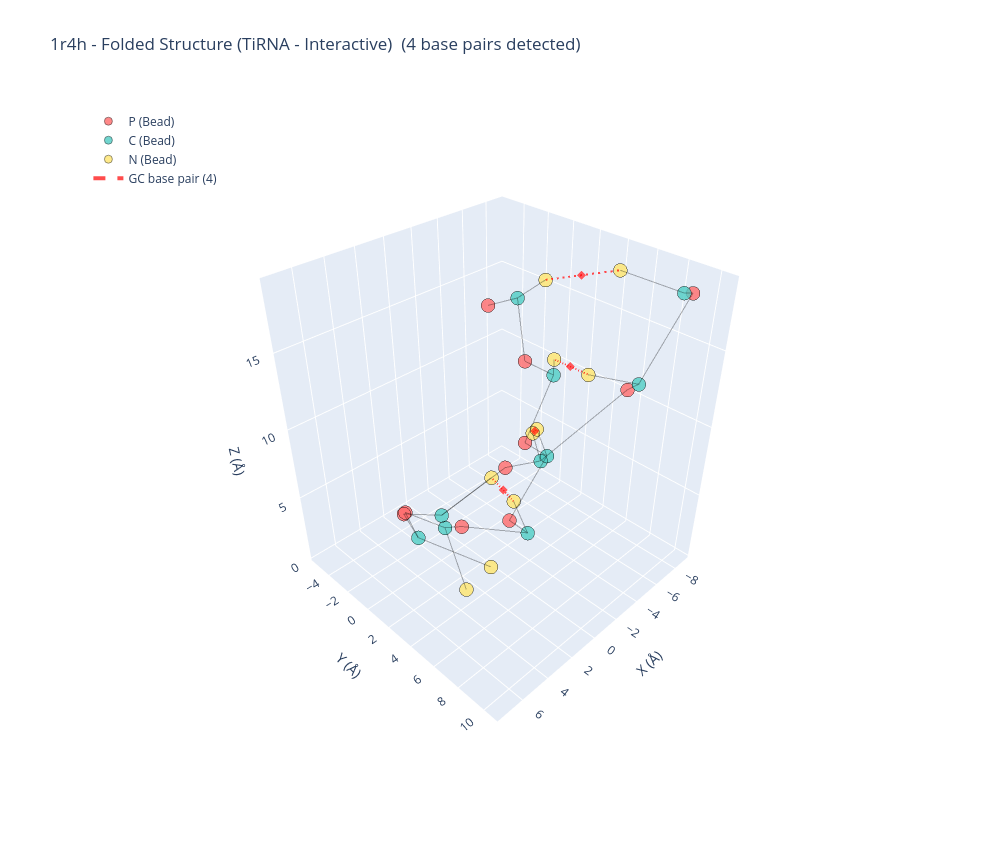
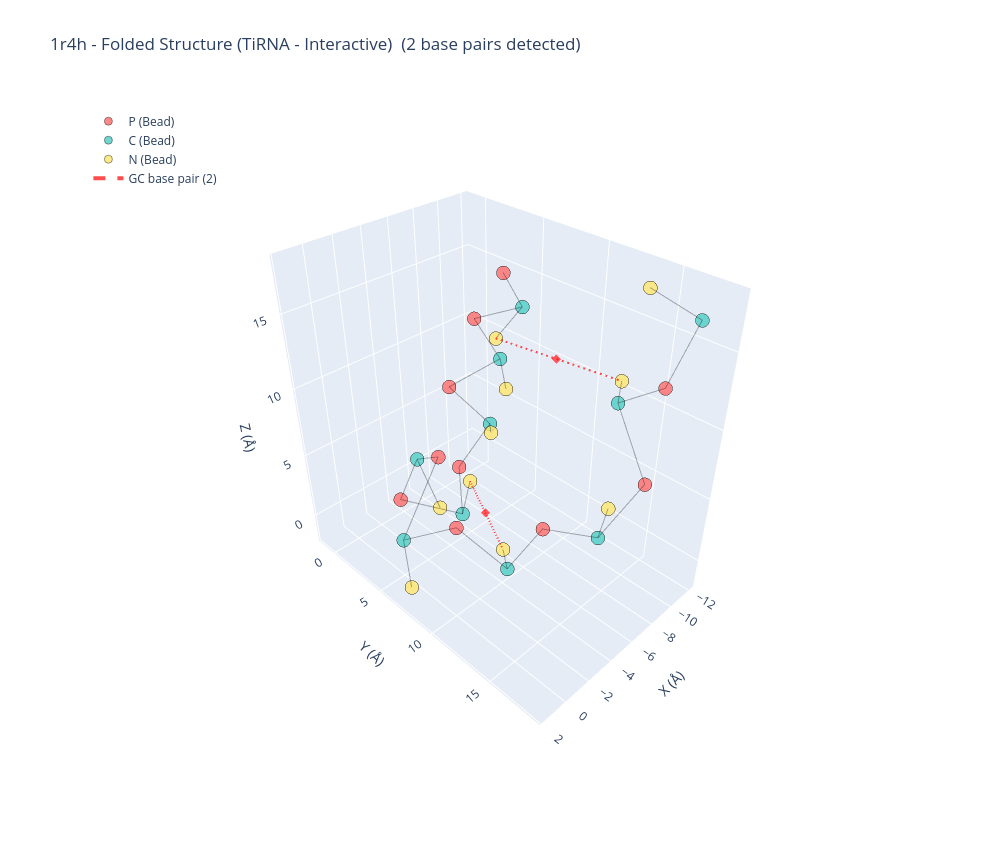

Notebook code cell kept with these figures, in order:
### Code cell
if __name__ == "__main__":
    main()

### Figure 1 — Plotly figure (JSON) as saved in the notebook; plotly's stock layout.template omitted (floating-point values rounded to 4 significant figures)
{"data": [{"hoverinfo": "text", "marker": {"color": "#FF6B6B", "line": {"color": "black", "width": 0.5}, "opacity": 0.8, "size": 8}, "mode": "markers", "name": "P (Bead)", "text": ["P_A_1", "P_A_2", "P_A_3", "P_A_4", "P_A_5", "P_A_6", "P_A_7", "P_A_8", "P_A_9", "P_A_10"], "type": "scatter3d", "x": [-7.598, -8.789, -6.773, -3.372, 0.02767, 4.505, 7.373, 4.565, -1.385, -7.156], "y": [-5.414, -3.103, -1.068, 0.8247, -0.1723, -0.02267, 3.753, 8.218, 10.51, 9.856], "z": [12.61, 8.842, 4.107, 0.3873, 1.351, 5.371, 9.312, 13.19, 15.87, 18.74]}, {"hoverinfo": "text", "marker": {"color": "#4ECDC4", "line": {"color": "black", "width": 0.5}, "opacity": 0.8, "size": 8}, "mode": "markers", "name": "C (Bead)", "text": ["C_A_1", "C_A_2", "C_A_3", "C_A_4", "C_A_5", "C_A_6", "C_A_7", "C_A_8", "C_A_9", "C_A_10"], "type": "scatter3d", "x": [-8.418, -8.897, -6.392, -2.657, 1.391, 5.247, 6.213, 2.306, -3.331, -8.716], "y": [-3.519, -0.5968, 1.291, 3.155, -0.2148, 2.009, 5.351, 8.417, 9.811, 8.407], "z": [13.51, 8.772, 4.427, 1.206, 2.082, 5.181, 9.49, 12.48, 15.03, 17.74]}, {"hoverinfo": "text", "marker": {"color": "#FFE66D", "line": {"color": "black", "width": 0.5}, "opacity": 0.8, "size": 8}, "mode": "markers", "name": "N (Bead)", "text": ["N_A_1", "N_A_2", "N_A_3", "N_A_4", "N_A_5", "N_A_6", "N_A_7", "N_A_8", "N_A_9", "N_A_10"], "type": "scatter3d", "x": [-7.089, -6.239, -3.964, -1.263, 3.172, 3.362, 1.63, -0.08683, -3.718, -7.536], "y": [0.01067, 1.673, 2.486, 3.211, 3.61, 5.944, 4.272, 5.672, 6.287, 4.986], "z": [16.32, 11.97, 8.367, 4.721, 0.6864, 4.316, 8.753, 11.59, 13.92, 18.34]}, {"hoverinfo": "none", "line": {"color": "rgba(0,0,0,0.3)", "width": 2}, "mode": "lines", "showlegend": false, "type": "scatter3d", "x": [-7.598, -8.418], "y": [-5.414, -3.519], "z": [12.61, 13.51]}, {"hoverinfo": "none", "line": {"color": "rgba(0,0,0,0.3)", "width": 2}, "mode": "lines", "showlegend": false, "type": "scatter3d", "x": [-8.418, -7.089], "y": [-3.519, 0.01067], "z": [13.51, 16.32]}, {"hoverinfo": "none", "line": {"color": "rgba(0,0,0,0.3)", "width": 2}, "mode": "lines", "showlegend": false, "type": "scatter3d", "x": [-8.789, -8.897], "y": [-3.103, -0.5968], "z": [8.842, 8.772]}, {"hoverinfo": "none", "line": {"color": "rgba(0,0,0,0.3)", "width": 2}, "mode": "lines", "showlegend": false, "type": "scatter3d", "x": [-8.897, -6.239], "y": [-0.5968, 1.673], "z": [8.772, 11.97]}, {"hoverinfo": "none", "line": {"color": "rgba(0,0,0,0.3)", "width": 2}, "mode": "lines", "showlegend": false, "type": "scatter3d", "x": [-6.773, -6.392], "y": [-1.068, 1.291], "z": [4.107, 4.427]}, {"hoverinfo": "none", "line": {"color": "rgba(0,0,0,0.3)", "width": 2}, "mode": "lines", "showlegend": false, "type": "scatter3d", "x": [-6.392, -3.964], "y": [1.291, 2.486], "z": [4.427, 8.367]}, {"hoverinfo": "none", "line": {"color": "rgba(0,0,0,0.3)", "width": 2}, "mode": "lines", "showlegend": false, "type": "scatter3d", "x": [-3.372, -2.657], "y": [0.8247, 3.155], "z": [0.3873, 1.206]}, {"hoverinfo": "none", "line": {"color": "rgba(0,0,0,0.3)", "width": 2}, "mode": "lines", "showlegend": false, "type": "scatter3d", "x": [-2.657, -1.263], "y": [3.155, 3.211], "z": [1.206, 4.721]}, {"hoverinfo": "none", "line": {"color": "rgba(0,0,0,0.3)", "width": 2}, "mode": "lines", "showlegend": false, "type": "scatter3d", "x": [0.02767, 1.391], "y": [-0.1723, -0.2148], "z": [1.351, 2.082]}, {"hoverinfo": "none", "line": {"color": "rgba(0,0,0,0.3)", "width": 2}, "mode": "lines", "showlegend": false, "type": "scatter3d", "x": [1.391, 3.172], "y": [-0.2148, 3.61], "z": [2.082, 0.6864]}, {"hoverinfo": "none", "line": {"color": "rgba(0,0,0,0.3)", "width": 2}, "mode": "lines", "showlegend": false, "type": "scatter3d", "x": [4.505, 5.247], "y": [-0.02267, 2.009], "z": [5.371, 5.181]}, {"hoverinfo": "none", "line": {"color": "rgba(0,0,0,0.3)", "width": 2}, "mode": "lines", "showlegend": false, "type": "scatter3d", "x": [5.247, 3.362], "y": [2.009, 5.944], "z": [5.181, 4.316]}, {"hoverinfo": "none", "line": {"color": "rgba(0,0,0,0.3)", "width": 2}, "mode": "lines", "showlegend": false, "type": "scatter3d", "x": [7.373, 6.213], "y": [3.753, 5.351], "z": [9.312, 9.49]}, {"hoverinfo": "none", "line": {"color": "rgba(0,0,0,0.3)", "width": 2}, "mode": "lines", "showlegend": false, "type": "scatter3d", "x": [6.213, 1.63], "y": [5.351, 4.272], "z": [9.49, 8.753]}, {"hoverinfo": "none", "line": {"color": "rgba(0,0,0,0.3)", "width": 2}, "mode": "lines", "showlegend": false, "type": "scatter3d", "x": [4.565, 2.306], "y": [8.218, 8.417], "z": [13.19, 12.48]}, {"hoverinfo": "none", "line": {"color": "rgba(0,0,0,0.3)", "width": 2}, "mode": "lines", "showlegend": false, "type": "scatter3d", "x": [2.306, -0.08683], "y": [8.417, 5.672], "z": [12.48, 11.59]}, {"hoverinfo": "none", "line": {"color": "rgba(0,0,0,0.3)", "width": 2}, "mode": "lines", "showlegend": false, "type": "scatter3d", "x": [-1.385, -3.331], "y": [10.51, 9.811], "z": [15.87, 15.03]}, {"hoverinfo": "none", "line": {"color": "rgba(0,0,0,0.3)", "width": 2}, "mode": "lines", "showlegend": false, "type": "scatter3d", "x": [-3.331, -3.718], "y": [9.811, 6.287], "z": [15.03, 13.92]}, {"hoverinfo": "none", "line": {"color": "rgba(0,0,0,0.3)", "width": 2}, "mode": "lines", "showlegend": false, "type": "scatter3d", "x": [-7.156, -8.716], "y": [9.856, 8.407], "z": [18.74, 17.74]}, {"hoverinfo": "none", "line": {"color": "rgba(0,0,0,0.3)", "width": 2}, "mode": "lines", "showlegend": false, "type": "scatter3d", "x": [-8.716, -7.536], "y": [8.407, 4.986], "z": [17.74, 18.34]}, {"hoverinfo": "none", "line": {"color": "rgba(0,0,0,0.3)", "width": 2}, "mode": "lines", "showlegend": false, "type": "scatter3d", "x": [-8.418, -8.789], "y": [-3.519, -3.103], "z": [13.51, 8.842]}, {"hoverinfo": "none", "line": {"color": "rgba(0,0,0,0.3)", "width": 2}, "mode": "lines", "showlegend": false, "type": "scatter3d", "x": [-8.897, -6.773], "y": [-0.5968, -1.068], "z": [8.772, 4.107]}, {"hoverinfo": "none", "line": {"color": "rgba(0,0,0,0.3)", "width": 2}, "mode": "lines", "showlegend": false, "type": "scatter3d", "x": [-6.392, -3.372], "y": [1.291, 0.8247], "z": [4.427, 0.3873]}, {"hoverinfo": "none", "line": {"color": "rgba(0,0,0,0.3)", "width": 2}, "mode": "lines", "showlegend": false, "type": "scatter3d", "x": [-2.657, 0.02767], "y": [3.155, -0.1723], "z": [1.206, 1.351]}, {"hoverinfo": "none", "line": {"color": "rgba(0,0,0,0.3)", "width": 2}, "mode": "lines", "showlegend": false, "type": "scatter3d", "x": [1.391, 4.505], "y": [-0.2148, -0.02267], "z": [2.082, 5.371]}, {"hoverinfo": "none", "line": {"color": "rgba(0,0,0,0.3)", "width": 2}, "mode": "lines", "showlegend": false, "type": "scatter3d", "x": [5.247, 7.373], "y": [2.009, 3.753], "z": [5.181, 9.312]}, {"hoverinfo": "none", "line": {"color": "rgba(0,0,0,0.3)", "width": 2}, "mode": "lines", "showlegend": false, "type": "scatter3d", "x": [6.213, 4.565], "y": [5.351, 8.218], "z": [9.49, 13.19]}, {"hoverinfo": "none", "line": {"color": "rgba(0,0,0,0.3)", "width": 2}, "mode": "lines", "showlegend": false, "type": "scatter3d", "x": [2.306, -1.385], "y": [8.417, 10.51], "z": [12.48, 15.87]}, {"hoverinfo": "none", "line": {"color": "rgba(0,0,0,0.3)", "width": 2}, "mode": "lines", "showlegend": false, "type": "scatter3d", "x": [-3.331, -7.156], "y": [9.811, 9.856], "z": [15.03, 18.74]}, {"hoverinfo": "text", "hovertext": "GC pair", "line": {"color": "rgba(255, 0, 0, 0.7)", "dash": "dash", "width": 4}, "mode": "lines", "name": "GC base pair (4)", "showlegend": true, "type": "scatter3d", "x": [-1.263, 1.63, null, -7.089, -7.536, null, -6.239, -3.718, null, -3.964, -0.08683, null], "y": [3.211, 4.272, null, 0.01067, 4.986, null, 1.673, 6.287, null, 2.486, 5.672, null], "z": [4.721, 8.753, null, 16.32, 18.34, null, 11.97, 13.92, null, 8.367, 11.59, null]}, {"hoverinfo": "text", "marker": {"color": "rgba(255, 0, 0, 0.7)", "opacity": 0.9, "size": 3, "symbol": "diamond"}, "mode": "markers", "showlegend": false, "text": ["C4 – G7<br>Type: GC<br>N–N dist: 5.08 Å"], "type": "scatter3d", "x": [0.1834], "y": [3.741], "z": [6.737]}, {"hoverinfo": "text", "marker": {"color": "rgba(255, 0, 0, 0.7)", "opacity": 0.9, "size": 3, "symbol": "diamond"}, "mode": "markers", "showlegend": false, "text": ["G1 – C10<br>Type: GC<br>N–N dist: 5.39 Å"], "type": "scatter3d", "x": [-7.312], "y": [2.498], "z": [17.33]}, {"hoverinfo": "text", "marker": {"color": "rgba(255, 0, 0, 0.7)", "opacity": 0.9, "size": 3, "symbol": "diamond"}, "mode": "markers", "showlegend": false, "text": ["G2 – C9<br>Type: GC<br>N–N dist: 5.61 Å"], "type": "scatter3d", "x": [-4.978], "y": [3.98], "z": [12.94]}, {"hoverinfo": "text", "marker": {"color": "rgba(255, 0, 0, 0.7)", "opacity": 0.9, "size": 3, "symbol": "diamond"}, "mode": "markers", "showlegend": false, "text": ["G3 – C8<br>Type: GC<br>N–N dist: 5.96 Å"], "type": "scatter3d", "x": [-2.025], "y": [4.079], "z": [9.976]}], "layout": {"height": 850, "legend": {"bgcolor": "rgba(255,255,255,0.8)", "x": 0.01, "xanchor": "left", "y": 0.99, "yanchor": "top"}, "scene": {"camera": {"eye": {"x": 1.5, "y": 1.5, "z": 1.5}}, "xaxis": {"title": {"text": "X (Å)"}}, "yaxis": {"title": {"text": "Y (Å)"}}, "zaxis": {"title": {"text": "Z (Å)"}}}, "showlegend": true, "title": {"text": "1r4h - Folded Structure (TiRNA - Interactive)  (4 base pairs detected)"}, "width": 1000}}

### Figure 2 — Plotly figure (JSON) as saved in the notebook; plotly's stock layout.template omitted (floating-point values rounded to 4 significant figures)
{"data": [{"hoverinfo": "text", "marker": {"color": "#FF6B6B", "line": {"color": "black", "width": 0.5}, "opacity": 0.8, "size": 8}, "mode": "markers", "name": "P (Bead)", "text": ["P_A_1", "P_A_2", "P_A_3", "P_A_4", "P_A_5", "P_A_6", "P_A_7", "P_A_8", "P_A_9", "P_A_10"], "type": "scatter3d", "x": [-11.9, -11.32, -9.781, -8.264, -2.607, -3.021, 0.7082, -1.651, -6.144, -6.946], "y": [2.194, -0.01941, -1.141, 1.347, 1.648, 5.386, 11.12, 15.33, 18.35, 18.29], "z": [14.4, 10.52, 5.234, 0.1849, 0.6246, 5.992, 6.157, 7.237, 9.401, 14.94]}, {"hoverinfo": "text", "marker": {"color": "#4ECDC4", "line": {"color": "black", "width": 0.5}, "opacity": 0.8, "size": 8}, "mode": "markers", "name": "C (Bead)", "text": ["C_A_1", "C_A_2", "C_A_3", "C_A_4", "C_A_5", "C_A_6", "C_A_7", "C_A_8", "C_A_9", "C_A_10"], "type": "scatter3d", "x": [-11.2, -12.07, -10.61, -6.338, -2.932, 1.418, -0.6609, -3.898, -6.868, -10.87], "y": [4.592, 1.739, 2.174, 3.722, 3.375, 7.126, 13.71, 17.3, 15.64, 17.48], "z": [13.05, 7.791, 3.241, -1.666, 4.798, 3.099, 3.885, 6.436, 12.9, 16.92]}, {"hoverinfo": "text", "marker": {"color": "#FFE66D", "line": {"color": "black", "width": 0.5}, "opacity": 0.8, "size": 8}, "mode": "markers", "name": "N (Bead)", "text": ["N_A_1", "N_A_2", "N_A_3", "N_A_4", "N_A_5", "N_A_6", "N_A_7", "N_A_8", "N_A_9", "N_A_10"], "type": "scatter3d", "x": [-8.037, -9.787, -8.356, -6.739, -2.825, 1.671, -2.595, -6.712, -9.774, -10.17], "y": [5.406, 4.565, 4.576, 4.159, 5.538, 7.864, 11.46, 15.8, 13.7, 14.61], "z": [12.33, 7.584, 4.779, 1.309, 2.114, -0.125, 2.568, 5.878, 12.14, 18.0]}, {"hoverinfo": "none", "line": {"color": "rgba(0,0,0,0.3)", "width": 2}, "mode": "lines", "showlegend": false, "type": "scatter3d", "x": [-11.9, -11.2], "y": [2.194, 4.592], "z": [14.4, 13.05]}, {"hoverinfo": "none", "line": {"color": "rgba(0,0,0,0.3)", "width": 2}, "mode": "lines", "showlegend": false, "type": "scatter3d", "x": [-11.2, -8.037], "y": [4.592, 5.406], "z": [13.05, 12.33]}, {"hoverinfo": "none", "line": {"color": "rgba(0,0,0,0.3)", "width": 2}, "mode": "lines", "showlegend": false, "type": "scatter3d", "x": [-11.32, -12.07], "y": [-0.01941, 1.739], "z": [10.52, 7.791]}, {"hoverinfo": "none", "line": {"color": "rgba(0,0,0,0.3)", "width": 2}, "mode": "lines", "showlegend": false, "type": "scatter3d", "x": [-12.07, -9.787], "y": [1.739, 4.565], "z": [7.791, 7.584]}, {"hoverinfo": "none", "line": {"color": "rgba(0,0,0,0.3)", "width": 2}, "mode": "lines", "showlegend": false, "type": "scatter3d", "x": [-9.781, -10.61], "y": [-1.141, 2.174], "z": [5.234, 3.241]}, {"hoverinfo": "none", "line": {"color": "rgba(0,0,0,0.3)", "width": 2}, "mode": "lines", "showlegend": false, "type": "scatter3d", "x": [-10.61, -8.356], "y": [2.174, 4.576], "z": [3.241, 4.779]}, {"hoverinfo": "none", "line": {"color": "rgba(0,0,0,0.3)", "width": 2}, "mode": "lines", "showlegend": false, "type": "scatter3d", "x": [-8.264, -6.338], "y": [1.347, 3.722], "z": [0.1849, -1.666]}, {"hoverinfo": "none", "line": {"color": "rgba(0,0,0,0.3)", "width": 2}, "mode": "lines", "showlegend": false, "type": "scatter3d", "x": [-6.338, -6.739], "y": [3.722, 4.159], "z": [-1.666, 1.309]}, {"hoverinfo": "none", "line": {"color": "rgba(0,0,0,0.3)", "width": 2}, "mode": "lines", "showlegend": false, "type": "scatter3d", "x": [-2.607, -2.932], "y": [1.648, 3.375], "z": [0.6246, 4.798]}, {"hoverinfo": "none", "line": {"color": "rgba(0,0,0,0.3)", "width": 2}, "mode": "lines", "showlegend": false, "type": "scatter3d", "x": [-2.932, -2.825], "y": [3.375, 5.538], "z": [4.798, 2.114]}, {"hoverinfo": "none", "line": {"color": "rgba(0,0,0,0.3)", "width": 2}, "mode": "lines", "showlegend": false, "type": "scatter3d", "x": [-3.021, 1.418], "y": [5.386, 7.126], "z": [5.992, 3.099]}, {"hoverinfo": "none", "line": {"color": "rgba(0,0,0,0.3)", "width": 2}, "mode": "lines", "showlegend": false, "type": "scatter3d", "x": [1.418, 1.671], "y": [7.126, 7.864], "z": [3.099, -0.125]}, {"hoverinfo": "none", "line": {"color": "rgba(0,0,0,0.3)", "width": 2}, "mode": "lines", "showlegend": false, "type": "scatter3d", "x": [0.7082, -0.6609], "y": [11.12, 13.71], "z": [6.157, 3.885]}, {"hoverinfo": "none", "line": {"color": "rgba(0,0,0,0.3)", "width": 2}, "mode": "lines", "showlegend": false, "type": "scatter3d", "x": [-0.6609, -2.595], "y": [13.71, 11.46], "z": [3.885, 2.568]}, {"hoverinfo": "none", "line": {"color": "rgba(0,0,0,0.3)", "width": 2}, "mode": "lines", "showlegend": false, "type": "scatter3d", "x": [-1.651, -3.898], "y": [15.33, 17.3], "z": [7.237, 6.436]}, {"hoverinfo": "none", "line": {"color": "rgba(0,0,0,0.3)", "width": 2}, "mode": "lines", "showlegend": false, "type": "scatter3d", "x": [-3.898, -6.712], "y": [17.3, 15.8], "z": [6.436, 5.878]}, {"hoverinfo": "none", "line": {"color": "rgba(0,0,0,0.3)", "width": 2}, "mode": "lines", "showlegend": false, "type": "scatter3d", "x": [-6.144, -6.868], "y": [18.35, 15.64], "z": [9.401, 12.9]}, {"hoverinfo": "none", "line": {"color": "rgba(0,0,0,0.3)", "width": 2}, "mode": "lines", "showlegend": false, "type": "scatter3d", "x": [-6.868, -9.774], "y": [15.64, 13.7], "z": [12.9, 12.14]}, {"hoverinfo": "none", "line": {"color": "rgba(0,0,0,0.3)", "width": 2}, "mode": "lines", "showlegend": false, "type": "scatter3d", "x": [-6.946, -10.87], "y": [18.29, 17.48], "z": [14.94, 16.92]}, {"hoverinfo": "none", "line": {"color": "rgba(0,0,0,0.3)", "width": 2}, "mode": "lines", "showlegend": false, "type": "scatter3d", "x": [-10.87, -10.17], "y": [17.48, 14.61], "z": [16.92, 18.0]}, {"hoverinfo": "none", "line": {"color": "rgba(0,0,0,0.3)", "width": 2}, "mode": "lines", "showlegend": false, "type": "scatter3d", "x": [-11.2, -11.32], "y": [4.592, -0.01941], "z": [13.05, 10.52]}, {"hoverinfo": "none", "line": {"color": "rgba(0,0,0,0.3)", "width": 2}, "mode": "lines", "showlegend": false, "type": "scatter3d", "x": [-12.07, -9.781], "y": [1.739, -1.141], "z": [7.791, 5.234]}, {"hoverinfo": "none", "line": {"color": "rgba(0,0,0,0.3)", "width": 2}, "mode": "lines", "showlegend": false, "type": "scatter3d", "x": [-10.61, -8.264], "y": [2.174, 1.347], "z": [3.241, 0.1849]}, {"hoverinfo": "none", "line": {"color": "rgba(0,0,0,0.3)", "width": 2}, "mode": "lines", "showlegend": false, "type": "scatter3d", "x": [-6.338, -2.607], "y": [3.722, 1.648], "z": [-1.666, 0.6246]}, {"hoverinfo": "none", "line": {"color": "rgba(0,0,0,0.3)", "width": 2}, "mode": "lines", "showlegend": false, "type": "scatter3d", "x": [-2.932, -3.021], "y": [3.375, 5.386], "z": [4.798, 5.992]}, {"hoverinfo": "none", "line": {"color": "rgba(0,0,0,0.3)", "width": 2}, "mode": "lines", "showlegend": false, "type": "scatter3d", "x": [1.418, 0.7082], "y": [7.126, 11.12], "z": [3.099, 6.157]}, {"hoverinfo": "none", "line": {"color": "rgba(0,0,0,0.3)", "width": 2}, "mode": "lines", "showlegend": false, "type": "scatter3d", "x": [-0.6609, -1.651], "y": [13.71, 15.33], "z": [3.885, 7.237]}, {"hoverinfo": "none", "line": {"color": "rgba(0,0,0,0.3)", "width": 2}, "mode": "lines", "showlegend": false, "type": "scatter3d", "x": [-3.898, -6.144], "y": [17.3, 18.35], "z": [6.436, 9.401]}, {"hoverinfo": "none", "line": {"color": "rgba(0,0,0,0.3)", "width": 2}, "mode": "lines", "showlegend": false, "type": "scatter3d", "x": [-6.868, -6.946], "y": [15.64, 18.29], "z": [12.9, 14.94]}, {"hoverinfo": "text", "hovertext": "GC pair", "line": {"color": "rgba(255, 0, 0, 0.7)", "dash": "dash", "width": 4}, "mode": "lines", "name": "GC base pair (2)", "showlegend": true, "type": "scatter3d", "x": [-8.037, -9.774, null, -6.739, -2.595, null], "y": [5.406, 13.7, null, 4.159, 11.46, null], "z": [12.33, 12.14, null, 1.309, 2.568, null]}, {"hoverinfo": "text", "marker": {"color": "rgba(255, 0, 0, 0.7)", "opacity": 0.9, "size": 3, "symbol": "diamond"}, "mode": "markers", "showlegend": false, "text": ["G1 – C9<br>Type: GC<br>N–N dist: 8.48 Å"], "type": "scatter3d", "x": [-8.905], "y": [9.553], "z": [12.24]}, {"hoverinfo": "text", "marker": {"color": "rgba(255, 0, 0, 0.7)", "opacity": 0.9, "size": 3, "symbol": "diamond"}, "mode": "markers", "showlegend": false, "text": ["C4 – G7<br>Type: GC<br>N–N dist: 8.49 Å"], "type": "scatter3d", "x": [-4.667], "y": [7.808], "z": [1.938]}], "layout": {"height": 850, "legend": {"bgcolor": "rgba(255,255,255,0.8)", "x": 0.01, "xanchor": "left", "y": 0.99, "yanchor": "top"}, "scene": {"camera": {"eye": {"x": 1.5, "y": 1.5, "z": 1.5}}, "xaxis": {"title": {"text": "X (Å)"}}, "yaxis": {"title": {"text": "Y (Å)"}}, "zaxis": {"title": {"text": "Z (Å)"}}}, "showlegend": true, "title": {"text": "1r4h - Folded Structure (TiRNA - Interactive)  (2 base pairs detected)"}, "width": 1000}}
